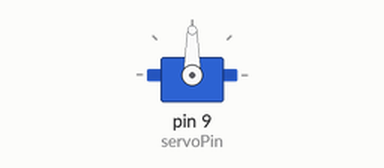
Simulated run of this sketch. Board: Arduino Uno, built with avr-gcc and run on an emulated ATmega328P. Shown: servo.

Above: at 0.05 s.
Timing chart, 0 to 3.1 s (numbered marks = the images above):
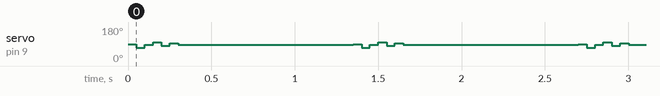

Measured:
- by itself, servo on pin 9 (servoPin): repeats every 1.4 s: 85° 0.05 s, 100° 0.05 s, 80° 0.05 s, 95° 0.05 s, 85° 1.1 s, 90° 0.05 s, 70° 0.05 s

The sketch:

Pulse.ino
```cpp
/*
 * Jiyoon Seok May 25 2021
 * This code is for the servo motor project
 * It makes the servo motor creates a heart pulse.
 */

#include <Servo.h>

Servo servoMotor;       // creates an instance of the servo object to control a servo
int servoPin = 9;       // Control pin for servo motor
int servoAngle = 0;     // variable for changing the angle of the servo 0 - 180

int angles1[] = {55,125,20,145,60,130,40};
int angles2[] = {90,70,85,100,80,95,85};
int Size = 7;
void setup() {
  Serial.begin(9600);                // initialize serial communications
  servoMotor.attach(servoPin);       // attaches the servo on pin 3 to the servo object
}

void loop() {

   for (int i = 0; i <Size; i = i + 1){
    servoMotor.write(angles2[i]);                 //set the angle of the servo to i
                 // switch direction at the max 180 degree point
      delay(50);                         // change the delay to speed up or slow down
                    // print i to the serial monitor to make sure the numbers are OK
   }
    delay(1000);
 }
```
